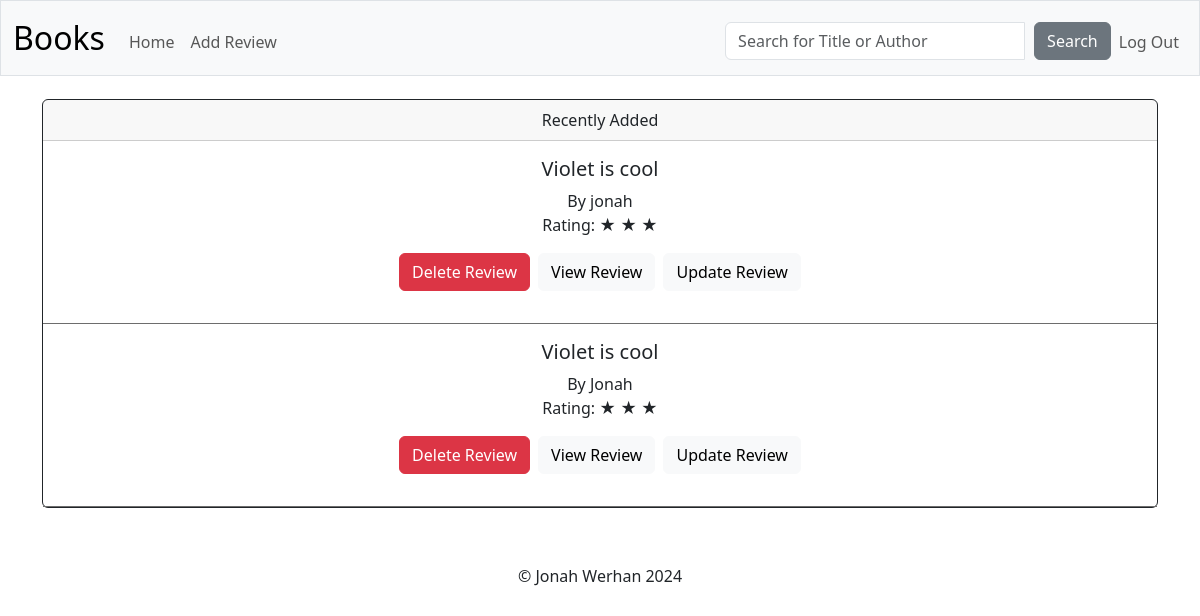
The page / (signed in) on the database its author committed.
### tables this page shows
CREATE TABLE "review" (
    review_id INTEGER PRIMARY KEY AUTOINCREMENT,
    user_id INTEGER NOT NULL,
    title TEXT NOT NULL,
    author TEXT NOT NULL,
    rating INTEGER,
    review TEXT NOT NULL,
    date TEXT NOT NULL,
    time TEXT NOT NULL,
    FOREIGN KEY(user_id) REFERENCES users(id)
);

### app.py (the view)
@app.route("/", methods=["GET"])
def index():
    if not session.get("user_id"):
        return redirect("/login")
    reviews = db.execute("""SELECT review.*, users.username FROM review
                         JOIN users ON users.id = review.user_id
                         WHERE review.user_id = ?
                         ORDER BY review.date DESC, review.time DESC""",
                         session["user_id"])
    count = db.execute("""SELECT COUNT(*) FROM review
                       WHERE user_id = ?"""
                       , session["user_id"])
    length = count[0]["COUNT(*)"]
    if length > 4:
        length = 5
    star = "&#9733; "
    return render_template("index.html", reviews=reviews, length=length, star=star)

### app.py (called while the page is built)
@app.after_request
def after_request(response):
    response.headers["Cache-Control"] = "no-cache, no-store, must-revalidate"
    response.headers["Expires"] = 0
    response.headers["Pragma"] = "no-cache"
    return response

### templates/index.html (shortened to what this page needs)
{% extends "layout.html" %} {% block title %} Home {% endblock %} {% block main
%}
<div class="card border-dark mb-2">
	<div class="card-header">Recently Added</div>
	{% for n in range(length) %}
	<div class="card-body" style="border-bottom: 1px solid #6d6d6d">
		<h5 class="card-title">{{ reviews[n]["title"] }}</h5>
		<p class="card-text">
			By {{ reviews[n]["author"] }}<br />
			Rating: {{ (star * (reviews[n]["rating"] | int)) | safe }}
		</p>
		<div class="d-flex justify-content-center gap-2">
			<form action="/delete-review" method="GET" class="mb-3">
				<button
					class="btn btn-danger"
					type="submit"
					style="margin-top: 0"
					data-bs-toggle="tooltip"
					data-bs-placement="top"
					title="Delete Review">
					Delete Review
				</button>
			</form>
			<form action="/view-review" method="GET">
				<button
					class="btn btn-light"
					type="submit"
					style="margin-top: 0">
					View Review
				</button>
			</form>
			<form action="/update-review" method="GET" class="ml-2">
				<button
					class="btn btn-light"
					type="submit"
					style="margin-top: 0">
					Update Review
				</button>
			</form>
		</div>
	</div>
	{% endfor %}
</div>
{% endblock %}

### rows shown on the page
review: title "Violet is cool", author "jonah", (star*(reviews[n]['rating']|int))|safe "★ ★ ★"
review: title "Violet is cool", author "Jonah", (star*(reviews[n]['rating']|int))|safe "★ ★ ★"
